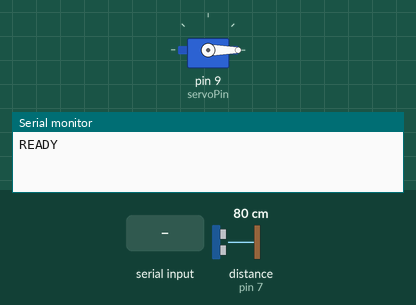
Recording of a program running on a simulated Arduino Uno, built with avr-gcc and run on an emulated ATmega328P. Shown: servo, the last lines printed to the serial monitor. Wiring (inferred from the names in the program): ultrasonic range finder: trigger pin 6; echo pin 7. The inputs (shaded band) are chosen by the test bench; at power-on: distance to the obstacle (sensor on pin 7) 80 cm. The echo pulse lasts 58.3 µs per cm.

Above: at 1.2 s.
1.3 s: "1" received over Serial
At 1.9 s:
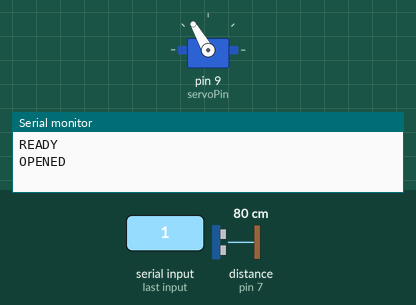
Timing chart, 0 to 12.8 s (numbered marks = the images above; inputs shaded):
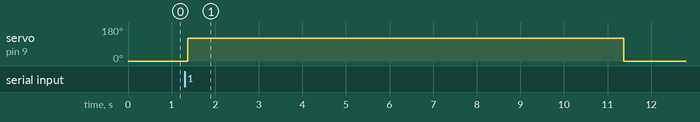

Measured:
- after the input at 1.3 s, servo on pin 9 (servoPin): 0° → 120° after 0.07 s, → 0° 10.0 s later

The program:

main.cpp
```cpp
#include <Arduino.h>
#include <Servo.h>

Servo gateServo;
bool gateOpen = false;
const unsigned long GATE_OPEN_DURATION = 10000; // 10 seconds

// Ultrasonic sensor pins
const int triggerPin = 6;
const int echoPin = 7;
const int servoPin = 9;
const int detectionThreshold = 30; // 30cm detection range

void setup() {
  pinMode(triggerPin, OUTPUT);
  pinMode(echoPin, INPUT);
  gateServo.attach(servoPin);
  Serial.begin(9600);
  gateServo.write(0); // Start with gate closed
  Serial.println("READY");
}

long getDistance() {
  digitalWrite(triggerPin, LOW);
  delayMicroseconds(2);
  digitalWrite(triggerPin, HIGH);
  delayMicroseconds(10);
  digitalWrite(triggerPin, LOW);
  return pulseIn(echoPin, HIGH) * 0.034 / 2; // Convert to cm
}

void closeGate() {
  gateServo.write(0); // Close gate
  gateOpen = false;
  Serial.println("CLOSED");
}

void openGate() {
  gateServo.write(120); // Open gate
  gateOpen = true;
  Serial.println("OPENED");
  delay(GATE_OPEN_DURATION);
  closeGate(); // Close gate after duration
}

void loop() {
  // Automatic ultrasonic detection
  int distance = getDistance();
  if (distance > 0 && distance < detectionThreshold && !gateOpen) {
    Serial.println("DETECTED"); // Send detection signal to Python
    delay(1000); // Debounce delay
  }

  // Handle serial commands from Python
  if (Serial.available() > 0) {
    char command = Serial.read();

    if (command == '1' && !gateOpen) {
      openGate();
    }
    else if (command == '0') {
      closeGate();
    }
  }

  delay(100);
}
```
